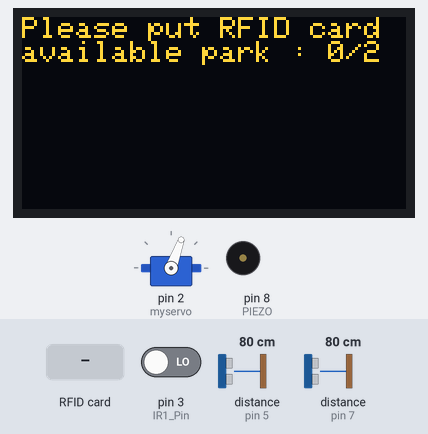
A sketch run on a simulated Arduino Uno, built with avr-gcc and run on an emulated ATmega328P. Shown: servo, 128×64 one-colour display, buzzer (waves = sounding). Wiring (inferred from the names in the program): ultrasonic range finder: trigger pin 6; echo pin 7. Inputs (shaded band) come from the test bench; at power-on: pin 3 (IR1_Pin) LOW, distance to the obstacle (sensors on pin 5, pin 7) 80 cm. The echo pulse lasts 58.3 µs per cm; the OLED is the two-colour kind (top 16 rows yellow); what the sketch prints to the serial monitor is not drawn.

Above: at 1.2 s.
1.3 s: RFID card 5E 7A 19 C4 held to the reader
At 1.49 s:
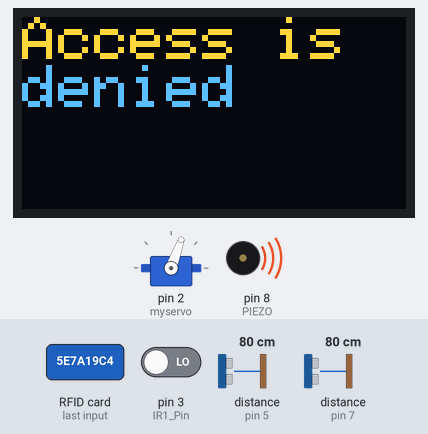
At 2.0 s:
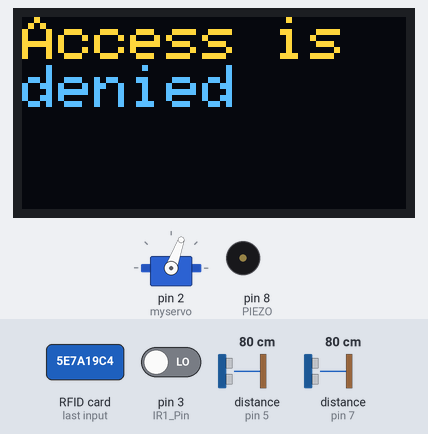
3.6 s: RFID card 86 4B 0B A4 held to the reader
At 5.0 s:
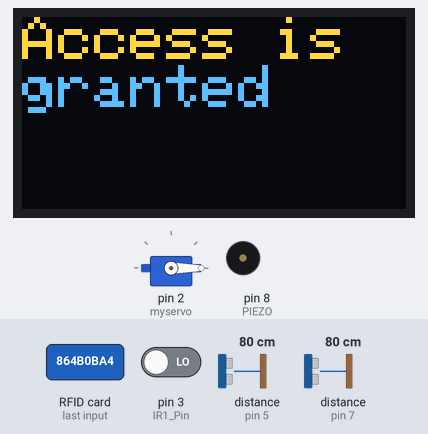
Timing chart, 0 to 6.6 s (numbered marks = the images above; inputs shaded):
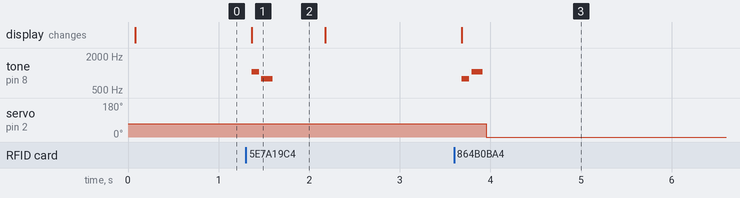

Measured:
- after the input at 1.3 s, tone on pin 8 (PIEZO): silent → 1047 Hz after 0.06 s, → silent 0.08 s later, → 784 Hz 0.02 s later, → silent 0.13 s later; the display: changes after 0.06 s (image 1)
- after the input at 3.6 s, tone on pin 8 (PIEZO): silent → 784 Hz after 0.09 s, → silent 0.08 s later, → 1047 Hz 0.02 s later, → silent 0.13 s later; servo on pin 2 (myservo): 70° → 0° after 0.35 s; the display: changes after 0.09 s (image 3)
- what the display in image 1 shows lasts 0.8 s, from 1.4 s to 2.2 s

The sketch:

Miniproject_2.ino
```cpp
// Simple smart parking (RFID Base)
// miniproject of microcontroller
//นายนนทวัฒน์ สุวรรณไชยรพ รหัส 61332110007-8 ECP4N
//นางสาวอภิญา อ้อยบำรุง รหัส 61332110057-7 ECP4N

//servo var
#include <Servo.h>
byte gate = 1; //1 on 0 off
//oLED var
#include <SPI.h>
#include <Wire.h>
#include <Adafruit_GFX.h>
#include <Adafruit_SSD1306.h>
#define OLED_RESET 4
Adafruit_SSD1306 display(OLED_RESET);
//ir var
#define IR1_Pin 3
int IRl_val = 0;
//sonic1 var
byte i=0,i2=0;
const int pingPin = 4; //trig
int inPin = 5;
long duration, cm;
//sonic2 var
const int pingPin2 = 6; //trig
int inPin2 = 7;
long duration2, cm2;
//buzzer
//parkcount
// global var
int park1 = 0;
int park2 = 0;
// RFID
#include <SPI.h>
#include <MFRC522.h>
#define RST_PIN         9          // Configurable, see typical pin layout above
#define SS_PIN          10         // Configurable, see typical pin layout above
#define PIEZO           8

MFRC522 mfrc522(SS_PIN, RST_PIN);  // Create MFRC522 instance

#define NOTE_G4  392
#define NOTE_C5  523
#define NOTE_G5  784
#define NOTE_C6  1047

#include <Servo.h>
Servo myservo; //ประกาศตัวแปรแทน Servo
int TrueMelody[] = {NOTE_G5, NOTE_C6};
int TrueNoteDurations[] = {12, 8};

int FalseMelody[] = {NOTE_C6, NOTE_G5};
int FalseNoteDurations[] = {12, 8};

#define playTrueMelody() playMelody(TrueMelody, TrueNoteDurations, 2)
#define playFalseMelody() playMelody(FalseMelody, FalseNoteDurations, 2)

void setup() {
  //servo
  myservo.attach(2);
  //ir
  pinMode(IR1_Pin, INPUT); // sets the pin as input

  Serial.begin(9600);   // Initialize serial communications with the PC
  SPI.begin();          // Init SPI bus
  Serial.println("Please put your card on the RFID reader..");
  pinMode(PIEZO, OUTPUT);
  myservo.write(70); // สั่งให้ Servo หมุนไปองศาที่ 0
    //oled
  display.begin(SSD1306_SWITCHCAPVCC, 0x3c); //initialize I2C addr 0x3c

}

void loop() {
  sonic(); // call park status
  sonic2(); // call park status
//  Serial.print("park1 :");
//  Serial.println(park);
  oledshow(); // Show screen output // refresh screen
  delay(100);
  // Reset the loop if no new card present on the sensor/reader. This saves the entire process when idle.
  mfrc522.PCD_Init();   // Init MFRC522
  if ( ! mfrc522.PICC_IsNewCardPresent()) {
    return;
  }

  // Select one of the cards
  if ( ! mfrc522.PICC_ReadCardSerial()) {
    return;
  }
  //Show UID on serial monitor
  Serial.print("UID tag :");
  String RFIDtag = "";
  byte letter;
  for (byte i = 0; i < mfrc522.uid.size; i++)
  {
    Serial.print(mfrc522.uid.uidByte[i] < 0x10 ? " 0" : " ");
    Serial.print(mfrc522.uid.uidByte[i], HEX);
    RFIDtag.concat(String(mfrc522.uid.uidByte[i] < 0x10 ? " 0" : " "));
    RFIDtag.concat(String(mfrc522.uid.uidByte[i], HEX));
  }
  Serial.println();
  Serial.print("Message : ");
  RFIDtag.toUpperCase();


  if ( RFIDtag.substring(1) == "86 4B 0B A4" ) //Change the 00 00 00 00 to your UID card number that you want to give access

  {
    Serial.println("Access is granted");
    oledshow_AG();
    playTrueMelody();
    myservo.write(0); // สั่งให้ Servo หมุนไปองศาที่ 0
    delay(3000); // หน่วงเวลา 3000ms
    oledshow();
    //gate = 0;
    IR1();
    while (IRl_val == 0)
    {
      Serial.println("not going");
      IR1();
      }
      delay(250);
    myservo.write(70);
   //gate = 1;
  }

  else   {
    Serial.println("Access is denied");
    oledshow_DG();
    playFalseMelody();
    delay(500);
    Serial.println("Please put your card on the RFID reader..");
  }
}
void sonic(){

  pinMode(pingPin, OUTPUT);


  digitalWrite(pingPin, LOW);
  delayMicroseconds(2);
  digitalWrite(pingPin, HIGH);
  delayMicroseconds(5);
  digitalWrite(pingPin, LOW);
  pinMode(inPin, INPUT);
  duration = pulseIn(inPin, HIGH);

  cm = microsecondsToCentimeters(duration);

  //Serial.println(cm);
  if (cm <= 6)
   {
      park1 = 1;
   }
   else if (cm >= 6)
   {
     park1 = 0;
    }
  }

void sonic2(){

  pinMode(pingPin2, OUTPUT);


  digitalWrite(pingPin2, LOW);
  delayMicroseconds(2);
  digitalWrite(pingPin2, HIGH);
  delayMicroseconds(5);
  digitalWrite(pingPin2, LOW);
  pinMode(inPin2, INPUT);
  duration2 = pulseIn(inPin2, HIGH);

  cm2 = microsecondsToCentimeters(duration2);

  if (cm2 <= 6)
   {
      park2 = 1;
   }
   else if (cm2 >= 6)
   {
     park2 = 0;
    }
  }
  long microsecondsToCentimeters(long microseconds)
{
// The speed of sound is 340 m/s or 29 microseconds per centimeter.
// The ping travels out and back, so to find the distance of the
// object we take half of the distance travelled.
return microseconds / 29 / 2;
}
void IR1()
{
  IRl_val = digitalRead(IR1_Pin);
  Serial.print("val = ");
  Serial.println(IRl_val);
  return;
}

void oledshow(){
  display.clearDisplay();
  display.setTextColor(WHITE, BLACK);
  display.setTextSize(1);
  display.setCursor(0,0);
  display.println("Please put RFID card");
  display.print("available park : ");
  display.print(park1+park2);
  display.print("/2");
  display.display();
  }
void oledshow_AG(){
   display.clearDisplay();
     display.setTextColor(WHITE, BLACK);
  display.setTextSize(2);
  display.setCursor(0,0);
  display.println("Access is granted");
  display.display();
  }
void oledshow_DG(){
   display.clearDisplay();
     display.setTextColor(WHITE, BLACK);
  display.setTextSize(2);
  display.setCursor(0,0);
  display.println("Access is denied");
  display.display();
  }
void playMelody(int *melody, int *noteDurations, int notesLength)
{
  pinMode(PIEZO, OUTPUT);

  for (int thisNote = 0; thisNote < notesLength; thisNote++) {
    int noteDuration = 1000 / noteDurations[thisNote];
    tone(PIEZO, melody[thisNote], noteDuration);
    int pauseBetweenNotes = noteDuration * 1.30;
    delay(pauseBetweenNotes);
    noTone(PIEZO);
  }
}
```
